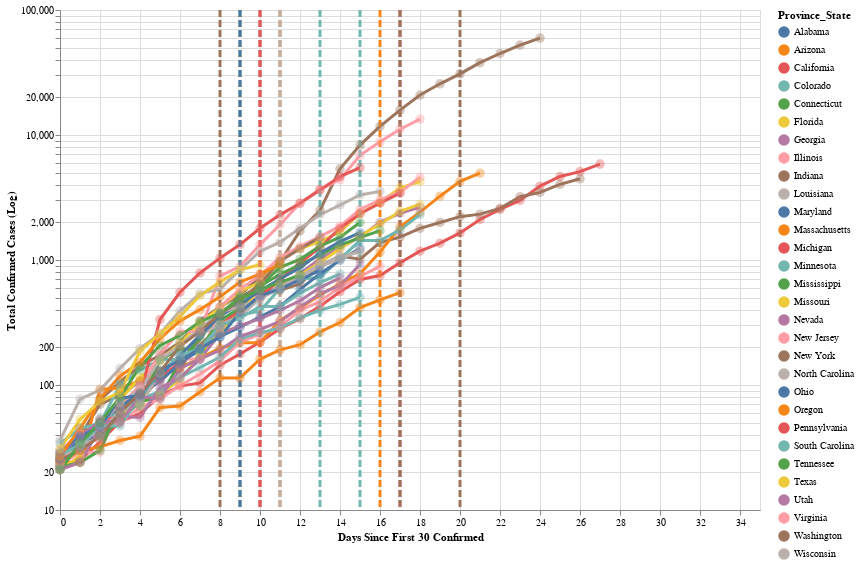

This figure's notebook cell:
### Code cell
# States: Logarithmic Axis (Stephen's prettier version)


chart_df = cases_usa.loc[(cases_usa.Days_from_M >= 0) * (cases_usa.Days_from_M <= 32)]
# for country in full_lockdown:
#     if country not in days_since_N:
#         continue
#     val_to_insert = days_between(days_since_N[country], full_lockdown[country])
#     # insert some dummy rows w/ Days_from_N == lockdown_day_from_N to get tooltip_rules w/ mouseover to work properly
#     new_row = pd.Series({'Country_Region': country,
#                          'lockdown_day_from_N': val_to_insert,
#                          'Days_from_N': val_to_insert,
#                         })
#     chart_df = chart_df.append(new_row, ignore_index=True)

chart_df['x'] = chart_df.Days_from_M
chart_df['y'] = chart_df.Confirmed

nearest = alt.selection(type='single', nearest=True, on='mouseover',
                        fields=['x'], empty='none')

legend_selection = alt.selection_multi(fields=['Province_State'], bind='legend')

brush = alt.selection_interval(name="brush", encodings=['x'])




shared_encodings = dict(
    x=alt.X("x:Q", scale=alt.Scale(domain=(0,32)), title = "Days Since First 30 Confirmed"),
    y=alt.Y("y:Q", title="Total Confirmed Cases (Log)", scale=alt.Scale(type='log',domain=(10,100000))),
    color=alt.Color("Province_State"),
)

chart = alt.Chart(chart_df, width=700, height=500)


lines = chart.mark_line(size=3).encode(
    x=alt.X("x:Q", scale=alt.Scale(domain=(0,32)), title = "Days Since First 30 Confirmed"),
    y=alt.Y("y:Q", title="Total Confirmed Cases (Log)", scale=alt.Scale(type='log',domain=(10,100000))),
    color=alt.Color("Province_State"),
    opacity=alt.condition(legend_selection, alt.value(3), alt.value(0.1)),
).transform_filter(
    'datum.Confirmed !== null'
).add_selection(legend_selection).add_selection(brush)

# model_lines = _add_model_transformation_fields(
#     chart.mark_line(size=4, strokeDash=[1,1]).encode(
#         x=alt.X("x:Q", scale=alt.Scale(domain=(0,32)), title = "Days Since First 50 Confirmed"),
#         y=alt.Y("model_y:Q", title="Total Confirmed Cases (Log)", scale=alt.Scale(type='log',domain=(100,100000))),
#         color=alt.Color("Country_Region"),
#         opacity=alt.condition(legend_selection, alt.value(3), alt.value(0)),
#     )
# )


points = chart.mark_point(size=90, filled=True).encode(
    x=alt.X("x:Q", scale=alt.Scale(domain=(0,32)), title = "Days Since First 30 Confirmed"),
    y=alt.Y("y:Q", title="Total Confirmed Cases (Log)", scale=alt.Scale(type='log',domain=(10,100000))),
    color=alt.Color("Province_State"),
    opacity=alt.condition(legend_selection, alt.value(.4), alt.value(0)),
).transform_filter(
    'datum.Confirmed !== null'
)

# Transparent selectors across the chart. This is what tells us
# the x-value of the cursor
selectors = chart.mark_point().encode(
    x='x:Q',
    opacity=alt.value(0),
).add_selection(nearest)

# Draw points on the line, and highlight based on selection
tooltip_points = points.mark_point(filled=True).encode(
    opacity=alt.condition(nearest, alt.value(1), alt.value(0))
)
# Draw text labels near the points, and highlight based on selection
tooltip_text = points.mark_text(align='left', dx=5, dy=-5).encode(
    text=alt.condition(nearest, 'tooltip_text:N', alt.value(' ')),
    opacity=alt.condition(legend_selection, alt.value(3), alt.value(0.1)),
).transform_calculate(
    tooltip_text='datum.Province_State + ": " + datum.y'
)
# Draw a rule at the location of the selection
tooltip_rules = chart.mark_rule(color='gray').encode(
    x='x:Q',
).transform_filter(
    nearest
)

brush_rule = chart.mark_rule(color='red').encode(
    x='brush_mid:Q'
).transform_filter(
    'isDefined(brush.x)'
)

brush_text = brush_rule.mark_text(align='center', dx=5, dy=-255).encode(
    text=alt.value('Line of no intervention'),
    color=alt.value('red')
).transform_filter(
    'isDefined(brush.x)'
)

lockdown_rules = chart.mark_rule(size = 3, strokeDash=[7,3]).encode(
        x='x:Q',
        color=alt.Color("Province_State"),
        opacity=alt.condition(legend_selection, alt.value(1), alt.value(0)),
).transform_filter(
    'datum.x == datum.lockdown_day_from_M'
)


#new lockdown text

# lockdown_text = chart.mark_text().encode(
#         x='x:Q',
#         color=alt.Color("Country_Region"),
#         text="HELLO"
#    #     opacity=alt.condition(legend_selection, alt.value(1), alt.value(0)),
# ).transform_filter(
#     'datum.x == datum.lockdown_day_from_N'
# )


lockdown_tooltip=lockdown_rules.mark_text(align='left', dx=5, dy=-220).encode(
    text=alt.condition(nearest, 'lockdown_tooltip_text:N', alt.value(' '))
).transform_calculate(
    lockdown_tooltip_text='datum.Province_State + " locked down"'
)
alt.layer(
    lines,
#    model_lines,
    selectors,
#    tooltip_points,
#    tooltip_text,
#     tooltip_rules,
#    brush_rule,
#    brush_text,
    lockdown_rules,
    lockdown_tooltip,
    points
).transform_calculate(
    brush_mid='isDefined(brush.x) ? 0.5 * (brush.x[0] + brush.x[1]) : 100'
)

### Figure 1 — Vega-Lite specification as saved in the notebook (floating-point values rounded to 4 significant figures; data arrays with more than 128 entries replaced by an {"elided": "..."} marker saying what was removed)
{"config": {"view": {"continuousWidth": 400, "continuousHeight": 300}}, "layer": [{"mark": {"type": "line", "size": 3}, "encoding": {"color": {"type": "nominal", "field": "Province_State"}, "opacity": {"condition": {"value": 3, "selection": "selector080"}, "value": 0.1}, "x": {"type": "quantitative", "field": "x", "scale": {"domain": [0, 32]}, "title": "Days Since First 30 Confirmed"}, "y": {"type": "quantitative", "field": "y", "scale": {"domain": [10, 100000], "type": "log"}, "title": "Total Confirmed Cases (Log)"}}, "height": 500, "selection": {"selector080": {"type": "multi", "fields": ["Province_State"], "bind": "legend"}, "brush": {"type": "interval", "encodings": ["x"]}}, "transform": [{"filter": "datum.Confirmed !== null"}], "width": 700}, {"mark": "point", "encoding": {"opacity": {"value": 0}, "x": {"type": "quantitative", "field": "x"}}, "height": 500, "selection": {"selector079": {"type": "single", "nearest": true, "on": "mouseover", "fields": ["x"], "empty": "none"}}, "width": 700}, {"mark": {"type": "rule", "size": 3, "strokeDash": [7, 3]}, "encoding": {"color": {"type": "nominal", "field": "Province_State"}, "opacity": {"condition": {"value": 1, "selection": "selector080"}, "value": 0}, "x": {"type": "quantitative", "field": "x"}}, "height": 500, "transform": [{"filter": "datum.x == datum.lockdown_day_from_M"}], "width": 700}, {"mark": {"type": "text", "align": "left", "dx": 5, "dy": -220}, "encoding": {"color": {"type": "nominal", "field": "Province_State"}, "opacity": {"condition": {"value": 1, "selection": "selector080"}, "value": 0}, "text": {"condition": {"type": "nominal", "field": "lockdown_tooltip_text", "selection": "selector079"}, "value": " "}, "x": {"type": "quantitative", "field": "x"}}, "height": 500, "transform": [{"filter": "datum.x == datum.lockdown_day_from_M"}, {"calculate": "datum.Province_State + \" locked down\"", "as": "lockdown_tooltip_text"}], "width": 700}, {"mark": {"type": "point", "filled": true, "size": 90}, "encoding": {"color": {"type": "nominal", "field": "Province_State"}, "opacity": {"condition": {"value": 0.4, "selection": "selector080"}, "value": 0}, "x": {"type": "quantitative", "field": "x", "scale": {"domain": [0, 32]}, "title": "Days Since First 30 Confirmed"}, "y": {"type": "quantitative", "field": "y", "scale": {"domain": [10, 100000], "type": "log"}, "title": "Total Confirmed Cases (Log)"}}, "height": 500, "transform": [{"filter": "datum.Confirmed !== null"}], "width": 700}], "data": {"name": "data-1b9799d7b37be59e15d1f8a84ab78049"}, "transform": [{"calculate": "isDefined(brush.x) ? 0.5 * (brush.x[0] + brush.x[1]) : 100", "as": "brush_mid"}], "$schema": "https://vega.github.io/schema/vega-lite/v4.0.2.json", "datasets": {"data-1b9799d7b37be59e15d1f8a84ab78049": {"elided": "525 records"}}}
